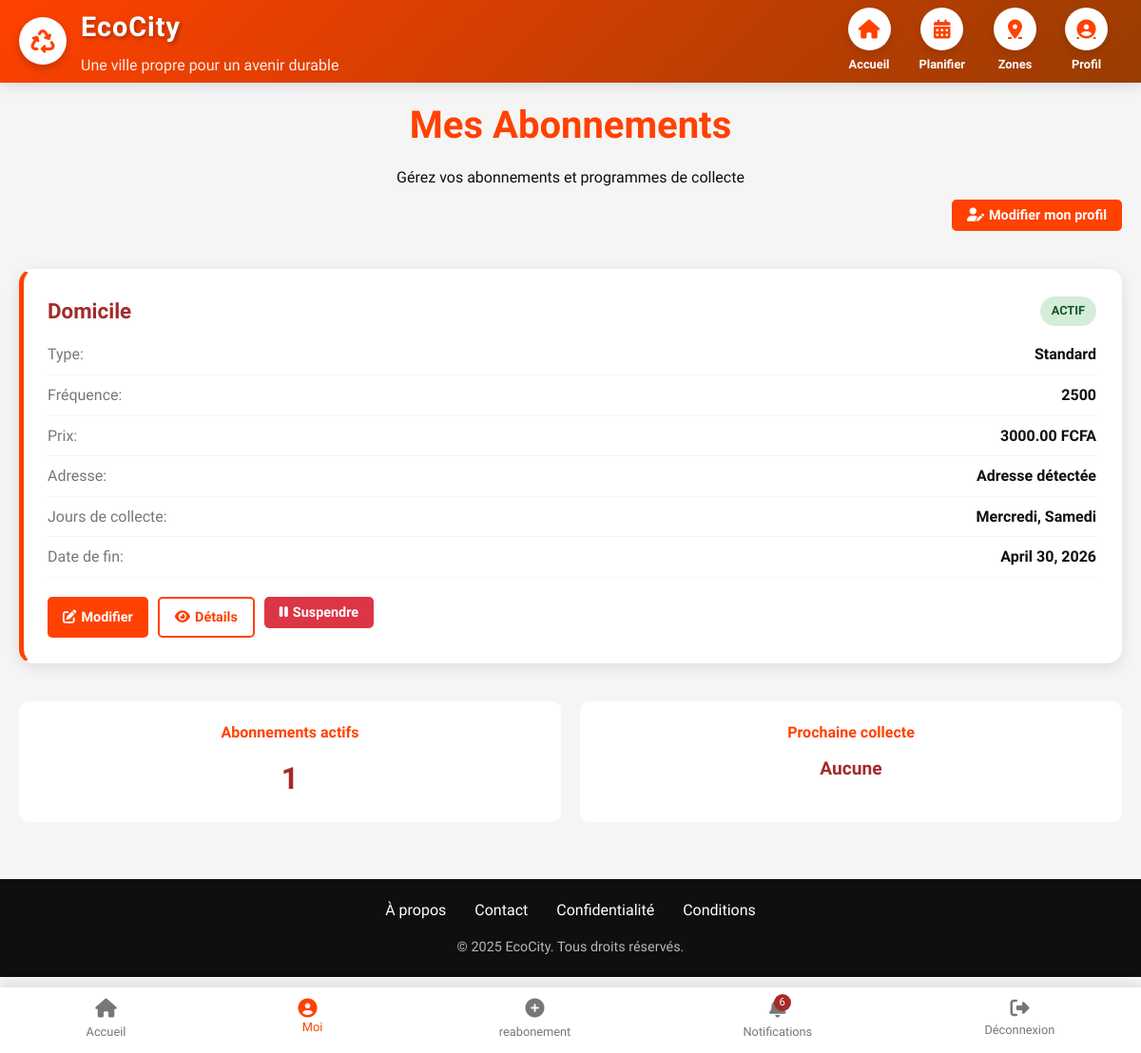
Screenshot of /mes-abonnements/ (signed in) with the database file from the repository.
### app/models.py (models this page shows, shortened)
class Subscription(models.Model):
    STATUS_CHOICES = (
        ('active', 'Actif'),
        ('inactive', 'Inactif'),
        ('suspended', 'Suspendu'),
        ('cancelled', 'Annulé'),
    )
    id = models.UUIDField(primary_key=True, default=uuid.uuid4, editable=False)
    user = models.ForeignKey(CustomUser, on_delete=models.CASCADE, related_name='subscriptions')
    address = models.ForeignKey(Address, on_delete=models.CASCADE, related_name='subscriptions')
    zone = models.ForeignKey(Zone, on_delete=models.SET_NULL, null=True, blank=True, related_name='subscriptions')
    plan = models.ForeignKey(SubscriptionPlan, on_delete=models.PROTECT)
    status = models.CharField(max_length=20, choices=STATUS_CHOICES, default='active')
    start_date = models.DateField(default=timezone.now)
    end_date = models.DateField(blank=True, null=True)
    custom_price = models.DecimalField(max_digits=10, decimal_places=2, blank=True, null=True)
    special_instructions = models.TextField(blank=True, verbose_name="Instructions spéciales")
    created_at = models.DateTimeField(auto_now_add=True)
    updated_at = models.DateTimeField(auto_now=True)
    class Meta:
        verbose_name = "Abonnement"
        verbose_name_plural = "Abonnements"
        indexes = [
            models.Index(fields=['status', 'start_date']),
            models.Index(fields=['user', 'status']),
        ]

class SubscriptionPlan(models.Model):
    PLAN_TYPE_CHOICES = (
        ('standard', 'Standard'),
        ('premium', 'Premium'),
        ('entreprise', 'Entreprise'),
    )
    FREQUENCY_CHOICES = (
        ('1000', '1000'),
        ('2000', '2000'),
        ('1500', '1500'),
        ('3000', '3000'),
        ('5000', '5000'),
        ('5500', '5500'),
        ('6000', '6000'),
        ('6500', '6500'),
        ('7000', '7000'),
        ('2500', '2500'),
        ('3500', '3500'),
        ('4000', '4000'),
        ('4500', '4500'),
        ('10000', '10000'),
    )
    name = models.CharField(max_length=100, verbose_name="Nom du plan")
    plan_type = models.CharField(max_length=20, choices=PLAN_TYPE_CHOICES)
    price = models.DecimalField(max_digits=10, decimal_places=2, verbose_name="Prix")
    frequency = models.CharField(max_length=20, choices=FREQUENCY_CHOICES)
    description = models.TextField(blank=True)
    max_collections_per_week = models.PositiveIntegerField(default=1)
    is_active = models.BooleanField(default=True)
    created_at = models.DateTimeField(auto_now_add=True)
    class Meta:
        verbose_name = "Plan d'abonnement"
        verbose_name_plural = "Plans d'abonnement"

class Address(models.Model):
    id = models.UUIDField(primary_key=True, default=uuid.uuid4, editable=False)
    user = models.ForeignKey(CustomUser, on_delete=models.CASCADE, related_name='addresses')
    title = models.CharField(max_length=100, verbose_name="Titre de l'adresse")
    street = models.CharField(max_length=255, verbose_name="Rue")
    city = models.CharField(max_length=100, verbose_name="Ville")
    postal_code = models.CharField(max_length=20, verbose_name="Code postal")
    country = models.CharField(max_length=100, verbose_name="Pays", default="France")
    zone = models.ForeignKey(Zone, on_delete=models.SET_NULL, null=True, blank=True, related_name='adresses', verbose_name="Zone géographique")
    latitude = models.DecimalField(max_digits=14, decimal_places=10, blank=True, null=True)
    longitude = models.DecimalField(max_digits=14, decimal_places=10, blank=True, null=True)
    is_primary = models.BooleanField(default=False)
    created_at = models.DateTimeField(auto_now_add=True)
    lien = models.URLField(blank=True, verbose_name="Lien Google Maps")
    class Meta:
        verbose_name = "Adresse"
        verbose_name_plural = "Adresses"
        ordering = ['-is_primary', 'created_at']

class SubscriptionDay(models.Model):
    subscription = models.ForeignKey(Subscription, on_delete=models.CASCADE, related_name='collection_days')
    day = models.ForeignKey(CollectionDay, on_delete=models.CASCADE)
    time_slot = models.TimeField(default='08:00', verbose_name="Créneau horaire")
    is_active = models.BooleanField(default=True)
    programme_tricycle = models.ForeignKey(ProgrammeTricycle, on_delete=models.CASCADE, null=True, blank=True, related_name='jours_abonnement')
    class Meta:
        verbose_name = "Jour d'abonnement"
        verbose_name_plural = "Jours d'abonnement"
        unique_together = ['subscription', 'day']

class CollectionDay(models.Model):
    DAY_CHOICES = (
        ('lundi', 'Lundi'),
        ('mardi', 'Mardi'),
        ('mercredi', 'Mercredi'),
        ('jeudi', 'Jeudi'),
        ('vendredi', 'Vendredi'),
        ('samedi', 'Samedi'),
        ('dimanche', 'Dimanche'),
    )
    name = models.CharField(max_length=10, choices=DAY_CHOICES, unique=True)
    order = models.PositiveIntegerField(default=0)
    class Meta:
        verbose_name = "Jour de collecte"
        verbose_name_plural = "Jours de collecte"
        ordering = ['order']

### app/views.py (the view)
# urls.py: path('mes-abonnements/', views.subscriptions_dashboard, name='subscriptions_dashboard'),
@login_required(login_url='login')
def subscriptions_dashboard(request):
    subscriptions = Subscription.objects.filter(
        user=request.user
    ).select_related('plan', 'address').prefetch_related('collection_days__day')
    next_collection = CollectionRequest.objects.filter(
        subscription__user=request.user,
        scheduled_date__gte=timezone.now().date(),
        status__in=['pending', 'scheduled']
    ).select_related('subscription', 'subscription__address').first()
    context = {
        'subscriptions': subscriptions,
        'next_collection': next_collection,
        'active_subscriptions_count': subscriptions.filter(status='active').count(),
    }
    return render(request, 'subscriptions_dashboard.html', context)

### app/templates/subscriptions_dashboard.html (shortened to what this page needs)
{% extends "base.html" %}
{% load static %}
{% block content %}
<div class="dashboard-container">
    <div class="dashboard-header">
        <h1>Mes Abonnements</h1>
        <p>Gérez vos abonnements et programmes de collecte</p>
        <div class="profile-btn-container">
            <button class="btn btn-primary" onclick="openEditProfileModal()">
                <i class="fas fa-user-edit"></i> Modifier mon profil
            </button>
        </div>
    </div>
    <div class="subscriptions-grid">
        {% for subscription in subscriptions %}
        <div class="subscription-card" id="subscription-{{ subscription.id }}">
            <div class="subscription-header">
                <h3 class="subscription-title">{{ subscription.plan.name }}</h3>
                <span class="status-badge status-{{ subscription.status }}">
                    {{ subscription.get_status_display }}
                </span>
            </div>
            <div class="subscription-details">
                <div class="detail-item">
                    <span class="detail-label">Type:</span>
                    <span class="detail-value">{{ subscription.plan.get_plan_type_display }}</span>
                </div>
                <div class="detail-item">
                    <span class="detail-label">Fréquence:</span>
                    <span class="detail-value">{{ subscription.plan.get_frequency_display }}</span>
                </div>
                <div class="detail-item">
                    <span class="detail-label">Prix:</span>
                    <span class="detail-value" id="price-{{ subscription.id }}">{{ subscription.custom_price|default:subscription.custom_price }} FCFA</span>
                </div>
                <div class="detail-item">
                    <span class="detail-label">Adresse:</span>
                    <span class="detail-value">{{ subscription.address.title }}</span>
                </div>
                <div class="detail-item">
                    <span class="detail-label">Jours de collecte:</span>
                    <span class="detail-value">
                        {% for day in subscription.collection_days.all %}
                            {{ day.day.get_name_display }}{% if not forloop.last %}, {% endif %}
                        {% endfor %}
                    </span>
                </div>
                <div class="detail-item">
                    <span class="detail-label">Date de fin:</span>
                    <span class="detail-value">{{ subscription.end_date }}</span>
                </div>
            </div>
            <div class="subscription-actions">
                <a href="{% url 'edit_subscription' subscription.id %}" class="btn btn-primary">
                    <i class="fas fa-edit"></i> Modifier
                </a>
                <a href="{% url 'subscription_detail' subscription.id %}" class="btn btn-outline">
                    <i class="fas fa-eye"></i> Détails
                </a>
                {% if subscription.status == 'active' %}
                <form method="post" action="{% url 'suspend_subscription' subscription.id %}" style="display: inline;">
                    <button type="submit" class="btn btn-danger" onclick="return confirm('Suspendre cet abonnement ?')">
                        <i class="fas fa-pause"></i> Suspendre
                    </button>
                </form>
                {% endif %}
            </div>
        </div>
        {% endfor %}
    </div>
    {% if subscriptions %}
    <div class="stats-grid" style="display: grid; grid-template-columns: repeat(auto-fit, minmax(200px, 1fr)); gap: 20px;">
        <div style="background: var(--blanc); padding: 20px; border-radius: 10px; text-align: center;">
            <h4 style="color: var(--orange-cosmique); margin-bottom: 10px;">Abonnements actifs</h4>
            <p style="font-size: 2rem; font-weight: bold; color: var(--rouge-poupre);">
                {{ active_subscriptions_count }}
            </p>
        </div>
        <div style="background: var(--blanc); padding: 20px; border-radius: 10px; text-align: center;">
            <h4 style="color: var(--orange-cosmique); margin-bottom: 10px;">Prochaine collecte</h4>
            <p style="font-size: 1.2rem; font-weight: bold; color: var(--rouge-poupre);">
                {% if next_collection %}
                    {{ next_collection.scheduled_date|date:"d/m" }}
                {% else %}
                    Aucune
                {% endif %}
            </p>
        </div>
    </div>
    {% endif %}
</div>
{% endblock %}

### app/templates/base.html (style rules this page uses)
:root { --orange-cosmique: #ff4101; --jaune-dore: #993c02; --rouge-poupre: #A52A2A; --blanc: #FFFFFF; --noir: #100e0e; --gris-clair: #F5F5F5; --gris-fonce: #777777; }
* { margin: 0; padding: 0; box-sizing: border-box; font-family: 'Afacad', sans-serif; }
body { background-color: var(--gris-clair); color: var(--noir); line-height: 1.6; padding-bottom: 80px; }
.status-badge { padding: 4px 12px; border-radius: 12px; font-size: 0.8rem; font-weight: 500; text-transform: uppercase; }
.subscription-card { transition: all 0.3s ease; border: 2px solid transparent; }

### app/templates/subscriptions_dashboard.html (style rules this page uses)
.dashboard-container { max-width: 1200px; margin: 0 auto; padding: 20px; }
.dashboard-header { text-align: center; margin-bottom: 40px; }
.dashboard-header h1 { color: var(--orange-cosmique); font-size: 2.5rem; margin-bottom: 10px; }
.profile-btn-container { text-align: right; margin-top: 10px; }
.subscriptions-grid { display: grid; grid-template-columns: repeat(auto-fit, minmax(350px, 1fr)); gap: 25px; margin-bottom: 40px; }
.subscription-card { background: var(--blanc); border-radius: 15px; padding: 25px; box-shadow: 0 4px 15px rgba(0,0,0,0.1); border-left: 5px solid var(--orange-cosmique); transition: transform 0.3s ease; }
.subscription-header { display: flex; justify-content: space-between; align-items: center; margin-bottom: 15px; }
.subscription-title { color: var(--rouge-poupre); font-size: 1.4rem; margin: 0; }
.status-badge { padding: 5px 12px; border-radius: 20px; font-size: 0.8rem; font-weight: 600; }
.status-active { background: #d4edda; color: #155724; }
.subscription-details { margin-bottom: 20px; }
.detail-item { display: flex; justify-content: space-between; margin-bottom: 8px; padding-bottom: 8px; border-bottom: 1px solid var(--gris-clair); }
.detail-label { color: var(--gris-fonce); font-weight: 500; }
.detail-value { color: var(--noir); font-weight: 600; }
.subscription-actions { display: flex; gap: 10px; flex-wrap: wrap; }
.btn { padding: 8px 16px; border: none; border-radius: 5px; cursor: pointer; font-weight: 600; transition: all 0.3s ease; text-decoration: none; display: inline-flex; align-items: center; gap: 5px; font-size: 0.9rem; }
.btn-primary { background: var(--orange-cosmique); color: var(--blanc); }
.btn-outline { background: transparent; border: 2px solid var(--orange-cosmique); color: var(--orange-cosmique); }
.btn-danger { background: #dc3545; color: var(--blanc); }

### rows the page displays
Subscription: plan.name "Domicile", status "ACTIF", plan.plan_type "Standard", plan.frequency "2500", custom_price "3000.00", address "Adresse détectée", end_date "April 30, 2026", shows "Suspendre"
SubscriptionDay: day.name "Mercredi"
SubscriptionDay: day.name "Samedi"

### other values shown
{{ active_subscriptions_count }} "1"
